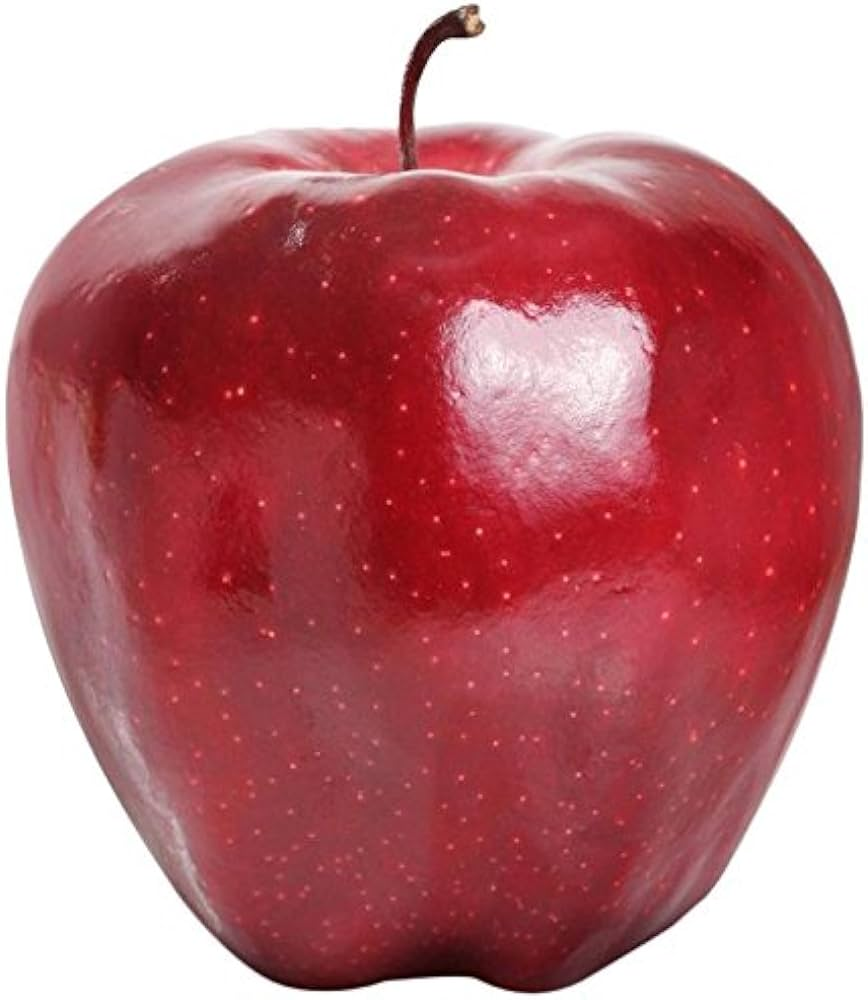
#> input picture Lab1 Image-Representation/apple.jpg, 868 x 1000 px
$ jupyter execute Lab1_1.ipynb   (shell and % lines are left out)
#> lines starting #> are read from the running program, lines starting #| are printed output that depends on the picture
# **Lab 1.1 Image Representation**

[cell 1]
import cv2
import numpy as np
import math
import matplotlib.image as mpimg
import matplotlib.pyplot as plt
import mpl_toolkits

from matplotlib import pyplot as plt
from mpl_toolkits.mplot3d import Axes3D

## **Image Color Order with different libraries**
In this part, you will explore how different libraries interpret and display image colors. Specifically, you will compare Matplotlib and OpenCV libraries for image loading and display.

**Load and Display Images:**
   - Load an image using both Matplotlib `plt.imread()` and OpenCV `cv2.imread()` libraries.
   - Display the images side by side using Matplotlib.

**HINT** : `plt.imread()`,`cv2.imread()`,`fig, axs = plt.subplots(1, 2)`
<details>

<summary>
<font size="3" color="orange">
<b>Expected output</b>
</font>
</summary>

- The output should resemble this, but not be identical

</details>

[cell 2]
### START CODE HERE ###

mpl_img = plt.imread('apple.jpg')
#> mpl_img is the input picture: shape (1000, 868, 3); mean R, G, B 189, 120.6, 126.5
cv_img = cv2.imread('apple.jpg')

fig, axs = plt.subplots(1,2,figsize=(12,6))
fig.set_facecolor('black')

axs[0].set_title("Matplotlib Image", color='white', fontsize=17)
axs[0].imshow(mpl_img)
axs[1].set_title("OpenCV Image", color='white', fontsize=17)
axs[1].imshow(cv_img)

plt.show()

### END CODE HERE ###

### Opencv [BGR] vs Matplotlib [RGB]
Examine the grayscale representations of individual color channels for each library.
***PLEASE use direct slicing method***

<details>

<summary>
<font size="3" color="orange">
<b>Expected output</b>
</font>
</summary>

- The output should resemble this, but not be identical

</details>

[cell 3]
### START CODE HERE ###

fig, axs = plt.subplots(2,4,figsize=(10,6))

fig.set_facecolor('black')

axs[0][0].set_ylabel('OpenCV Image', fontsize=16, color='white')
axs[1][0].set_ylabel('Matplotlib Image', fontsize=16, color='white')

axs[0][1].set_title("B", color='white')
axs[0][2].set_title("G", color='white')
axs[0][3].set_title("R", color='white')

axs[1][1].set_title("R", color='white')
axs[1][2].set_title("G", color='white')
axs[1][3].set_title("B", color='white')

axs[0][0].imshow(cv_img)
axs[1][0].imshow(mpl_img)

cv_blue = cv_img[:,:,0]
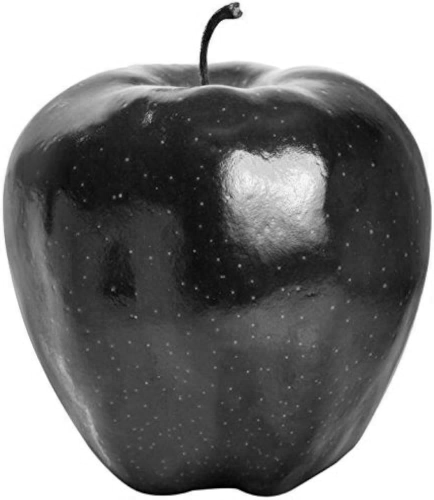
#> cv_blue: shape (1000, 868) (shown at 1/2 size); min 0, max 255, mean 126.5
cv_green = cv_img[:,:,1]
cv_red = cv_img[:,:,2]
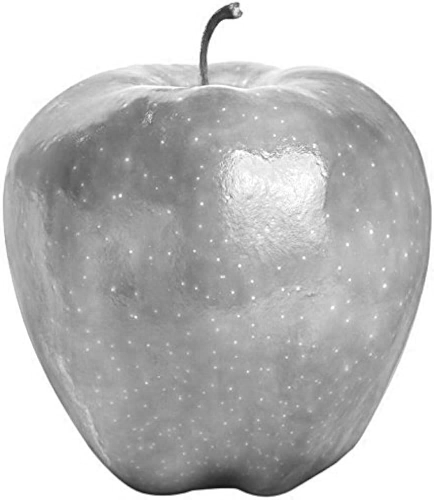
#> cv_red: shape (1000, 868) (shown at 1/2 size); min 12, max 255, mean 189

mpl_red = mpl_img[:,:,0]
mpl_green = mpl_img[:,:,1]
mpl_blue = mpl_img[:,:,2]

axs[0][1].imshow(cv_blue, cmap='gray')
axs[0][2].imshow(cv_green, cmap='gray')
axs[0][3].imshow(cv_red, cmap='gray')

axs[1][1].imshow(mpl_red, cmap='gray')
axs[1][2].imshow(mpl_green, cmap='gray')
axs[1][3].imshow(mpl_blue, cmap='gray')

plt.show()

### END CODE HERE ###

##### Opencv BGR -> RGB
Compare the images displayed after conversion using both methods (`cv2.cvtColor()` and `direct slicing`).

Use `cv2.cvtColor()`
<details>

<summary>
<font size="3" color="orange">
<b>Expected output</b>
</font>
</summary>

- The output should resemble this, but not be identical

</details>

[cell 4]
### START CODE HERE ###

corected_img = cv2.cvtColor(cv_img, cv2.COLOR_BGR2RGB)

fig, axs = plt.subplots(1,1,figsize=(12,6))
fig.set_facecolor('black')

axs.tick_params(axis='x', colors='white')
axs.tick_params(axis='y', colors='white')
axs.spines['top'].set_color('white')
axs.spines['bottom'].set_color('white')
axs.spines['left'].set_color('white')
axs.spines['right'].set_color('white')

axs.imshow(corected_img)

### END CODE HERE ###

Use `direct slicing method (array[...])`
<details>

<summary>
<font size="3" color="orange">
<b>Expected output</b>
</font>
</summary>

- The output should resemble this, but not be identical

</details>

[cell 5]
### START CODE HERE ###
direct_slicing = cv_img[...,::-1]

fig, axs = plt.subplots(1,1,figsize=(12,6))
fig.set_facecolor('black')

axs.imshow(corected_img)

axs.tick_params(axis='x', colors='white')
axs.tick_params(axis='y', colors='white')

### END CODE HERE ###

## **Image Reshape**

Implement the code to tranform the image from ***channels last (HWC) to channels first (CHW)***.<br>

**NumPy Transpose**<br>
Compare the difference between :
- `np.transpose()`
- `np.transpose(,(2,0,1))`

<details>

<summary>
<font size="3" color="orange">
<b>Expected output</b>
</font>
</summary>

- The output should resemble this, but not be identical
- The image display only the Red channel.

```
np.transpose(mpl_img) => Before : (3265, 4898, 3) | After : (3, 4898, 3265)
np.transpose(mpl_img,(2,0,1)) => Before : (3265, 4898, 3) | After : (3, 3265, 4898)
```

</details>

[cell 6]
### START CODE HERE ###

reshaped_trade_trans = np.transpose(corected_img, (2, 1, 0))
reshaped_trade_trans_show = np.transpose(corected_img, (1, 0, 2))
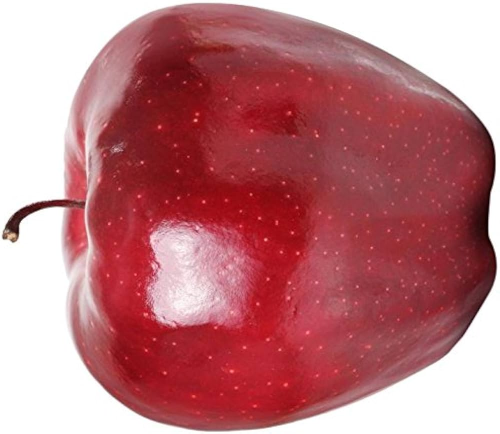
#> reshaped_trade_trans_show: shape (868, 1000, 3) (shown at 1/2 size); mean R, G, B 189, 120.6, 126.5
print('np.transpose(corected_img, (1, 0, 2)) => Before :', corected_img.shape, '| After :', reshaped_trade_trans_show.shape)
#| np.transpose(corected_img, (1, 0, 2)) => Before : (1000, 868, 3) | After : (868, 1000, 3)

reshaped_trans = np.transpose(corected_img, (2, 0, 1))
reshaped_trans_show = np.transpose(corected_img, (2, 0, 1))
print('np.transpose(corected_img, (2, 0, 1)) => Before :', corected_img.shape, '| After :', reshaped_trans_show.shape)
#| np.transpose(corected_img, (2, 0, 1)) => Before : (1000, 868, 3) | After : (3, 1000, 868)

fig, axs = plt.subplots(1, 3, figsize=(12, 6))
fig.set_facecolor('black')

axs[0].set_title("Before", color='white')
axs[1].set_title("np.transpose(mpl_img)", color='white')
axs[2].set_title("np.transpose(mpl_img, (2, 0, 1))", color='white')

axs[0].imshow(corected_img)
axs[1].imshow(reshaped_trade_trans_show)
axs[2].imshow(np.transpose(reshaped_trans_show, (1, 2, 0)))

plt.show()

### END CODE HERE ###

If you code work properly, the cell below should run without error.

[cell 7]
assert reshaped_trade_trans.shape == (mpl_img.shape[2], mpl_img.shape[1], mpl_img.shape[0]), \
    f"Error: Shape mismatch after traditional transpose. Expected {(mpl_img.shape[1], mpl_img.shape[0], mpl_img.shape[2])}, got {reshaped_trade_trans.shape}"
print("Assertion for traditional transpose passed successfully.")

assert reshaped_trans.shape == (mpl_img.shape[2], mpl_img.shape[0], mpl_img.shape[1]), \
    f"Error: Shape mismatch after specified transpose. Expected {(mpl_img.shape[2], mpl_img.shape[0], mpl_img.shape[1])}, got {reshaped_trans.shape}"
print("Assertion for specified transpose passed successfully.")

**NumPy Reshape**

Use `np.reshape()`. Ensure the new shape is (3, height, width).
<details>

<summary>
<font size="3" color="orange">
<b>Expected output</b>
</font>
</summary>

- The output should resemble this, but not be identical
- The image display only the Red channel.

```
Before : (3265, 4898, 3) | After : (3, 3265, 4898)
```

</details>

[cell 8]
mpl_img.shape

[cell 9]
# START CODE HERE

mpl_red = mpl_img[..., 0]

reshaped_reshape = np.reshape(mpl_img, (3, 1000, 868))
print('Before :',mpl_img.shape,'| After :',reshaped_reshape.shape)
#| Before : (1000, 868, 3) | After : (3, 1000, 868)

fig, axs = plt.subplots(1, 2, figsize=(12, 6))

axs[0].imshow(mpl_red, cmap = 'gray')
axs[0].title.set_text('Before')
axs[1].imshow(np.reshape(mpl_red, (1000, 868)), cmap = 'gray')
axs[1].title.set_text('np.reshape(mpl_img, (3, 2000, 3000))')

plt.show()

# END CODE HERE

If you code work properly, the cell below should run without error.

[cell 10]
assert reshaped_reshape.shape == (mpl_img.shape[2], mpl_img.shape[0], mpl_img.shape[1]), \
    f"Error: Shape mismatch after reshape. Expected {(mpl_img.shape[2], mpl_img.shape[0], mpl_img.shape[1])}, got {reshaped_reshape.shape}"
print("Assertion for reshape passed successfully.")

**NumPy moveaxis**

Use `np.moveaxis` to move the channels axis from the last position to the first.
<details>

<summary>
<font size="3" color="orange">
<b>Expected output</b>
</font>
</summary>

- The output should resemble this, but not be identical
- The image display only the Red channel.

```
Before : (3265, 4898, 3) | After : (3, 3265, 4898)
```

</details>

[cell 11]
### START CODE HERE ###

red_mpl = mpl_img[..., 0]

reshaped_mvx = np.moveaxis(mpl_img, -1, 0)

print('Before:', mpl_img.shape, '| After:', reshaped_mvx.shape)
#| Before: (1000, 868, 3) | After: (3, 1000, 868)

fig, axs = plt.subplots(1, 2, figsize=(12, 6))

axs[0].imshow(red_mpl, cmap = 'gray')
axs[0].title.set_text('Before')
axs[1].imshow(np.moveaxis(red_mpl, -1, 0), cmap = 'gray')
axs[1].title.set_text('np.moveaxis(mpl_img, -1, 0)')


plt.show()

### END CODE HERE ###

If you code work properly, the cell below should run without error.

[cell 12]
assert reshaped_mvx.shape == (mpl_img.shape[2], mpl_img.shape[0], mpl_img.shape[1]), \
    f"Error: Shape mismatch after np.moveaxis. Expected {(mpl_img.shape[2], mpl_img.shape[0], mpl_img.shape[1])}, got {reshaped_mvx.shape}"
print("Assertion for np.moveaxis passed successfully.")

## **Reduce Bit Depth using Quantization**
In this part, you will explore how to reduce the bit depth of an image using quantization. Quantization is a technique used to map pixel values from a continuous range to a smaller set of discrete values, effectively reducing the number of bits used to represent each pixel.
$$
\begin{align*}
Q_{level} &= 2^{bit dept-1}\\
Q &= floor(NormValue(S_i) * Q_{level})\\
Q &= floor((\frac{S_i-S_{min}}{S_{max}-S_{min}})*Q_{level})
\end{align*}
$$

Please complete the function below.

<details>

<summary>
<font size="3" color="orange">
<b>Expected output</b>
</font>
</summary>

- The output should resemble this, but not be identical

</details>

[cell 13]
### START CODE HERE ###

def quantize(img, bit_depth):
    Qlevel = 2**bit_depth - 1
    norm_img = (img - img.min()) / (img.max() - img.min())
    quantized_img = np.floor(norm_img * Qlevel)
    return quantized_img.astype(np.uint8)

### END CODE HERE ###

[cell 14]
### START CODE HERE ###

gray_img = cv2.cvtColor(cv_img, cv2.COLOR_RGB2GRAY)
bd8 = quantize(mpl_red, 8)
bd4 = quantize(mpl_red, 4)

fig, axs = plt.subplots(1, 2, figsize=(12, 6))
fig.set_facecolor('black')

axs[0].set_title("bit depth = 8", color='white')
axs[1].set_title("bit depth = 4", color='white')

axs[0].imshow(bd8, cmap='gray')
axs[1].imshow(bd4, cmap='gray')

plt.show()

### END CODE HERE ###

If you code work properly, the cell below should run without error.

[cell 15]
max_value_bd8 = 2**8 - 1
max_value_bd4 = 2**4 - 1

assert np.min(bd8) >= 0 and np.max(bd8) <= max_value_bd8, \
    f"Error: Values in bd8 are out of expected range 0-{max_value_bd8}. Got min={np.min(bd8)}, max={np.max(bd8)}"
assert np.min(bd4) >= 0 and np.max(bd4) <= max_value_bd4, \
    f"Error: Values in bd4 are out of expected range 0-{max_value_bd4}. Got min={np.min(bd4)}, max={np.max(bd4)}"

## **3D Image Surface**

use `plot_surface()` to plot the image in 3D space, where the z-axis represents the normalized pixel intensity values.

<details>

<summary>
<font size="3" color="orange">
<b>Expected output</b>
</font>
</summary>

- The output should resemble this, but not be identical

</details>

[cell 16]
### START CODE HERE ###

img = cv2.imread('apple.jpg')

cv_img_gray = cv2.cvtColor(img, cv2.COLOR_BGR2GRAY)
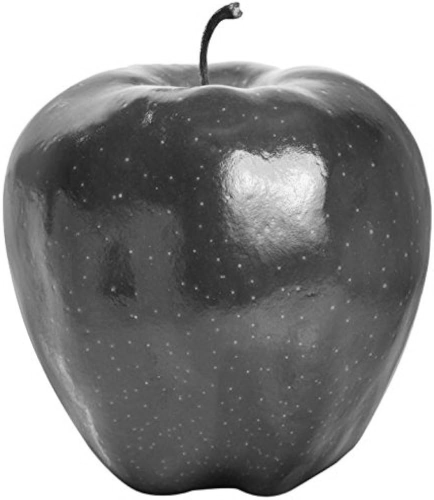
#> cv_img_gray: shape (1000, 868) (shown at 1/2 size); min 4, max 255, mean 141.7

norm_img_gray = cv_img_gray / 255.0

x = np.arange(0, norm_img_gray.shape[1])
y = np.arange(0, norm_img_gray.shape[0])
x, y = np.meshgrid(x, y)

fig = plt.figure()
ax = fig.add_subplot(111, projection='3d')
ax.plot_surface(x, y, norm_img_gray, cmap='gray')
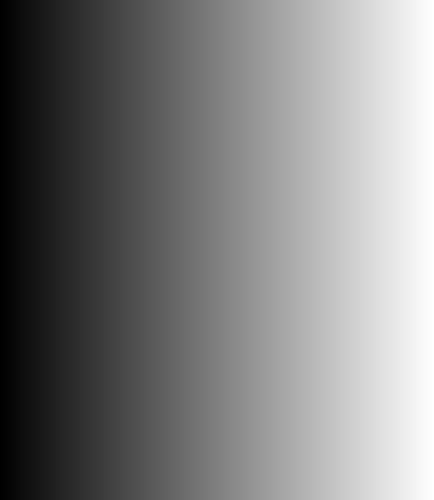
#> x: shape (1000, 868) int64 (shown at 1/2 size); min 0, max 867, mean 433.5; drawn with min black and max white

ax.set_xlabel('X')
ax.set_ylabel('Y')
ax.set_zlabel('Intensity')

plt.show()
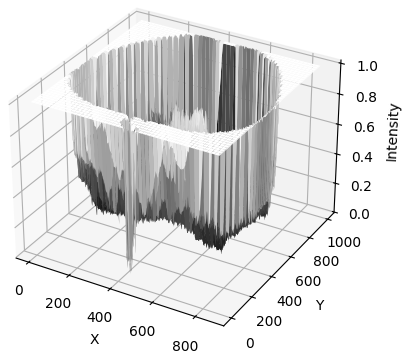
#> figure drawn by matplotlib, 1 panel

### END CODE HERE ###
